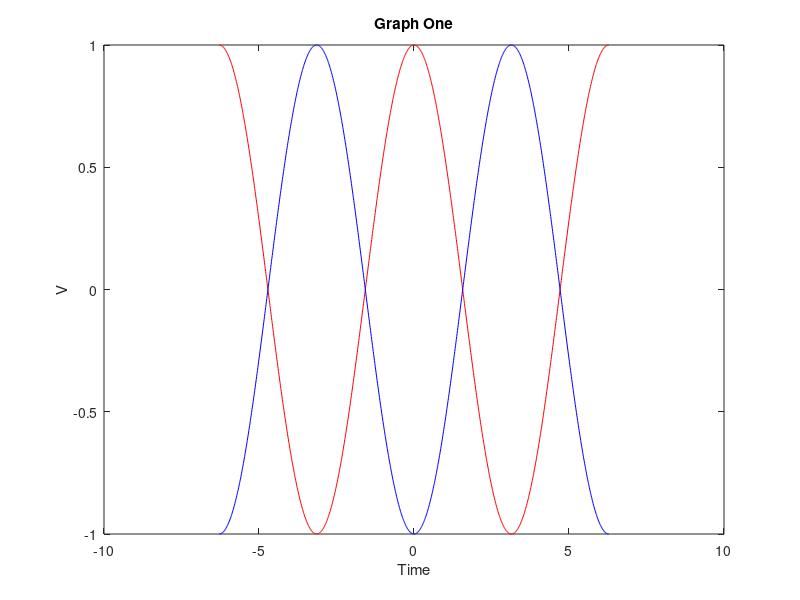
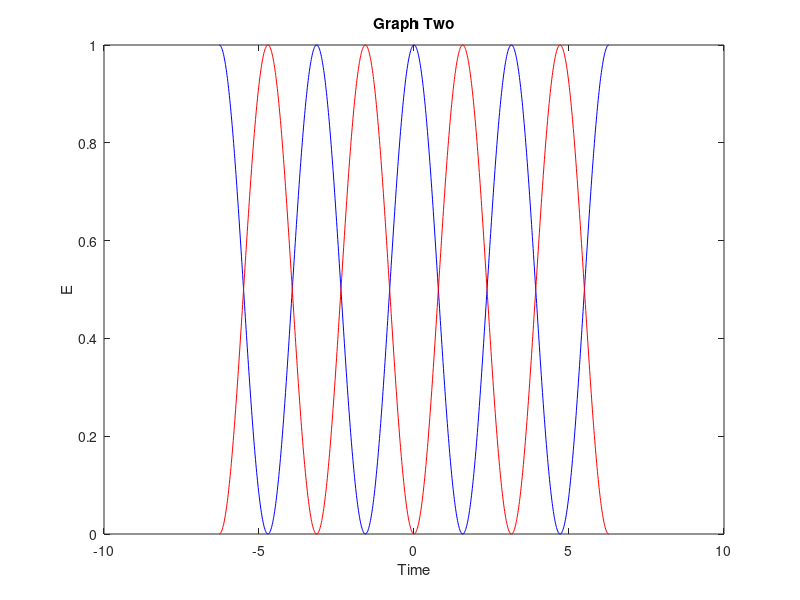

Reproduce these figures in MATLAB, in order.
clc;
clear;
t=linspace(-2*pi, 2*pi, 1000);
V=1;
w=1;
Vc=V*cos(w*t);
Vs=-V*cos(w*t);
figure;
plot(t,Vc,'r',t,Vs,'b');
xlabel(' Time ');
ylabel(' V ');
title(' Graph One ');

E0 = 1;
Ec = E0 * cos(w*t).^2;
El = E0 * sin(w*t).^2;
figure;
plot(t, Ec, 'b', t, El, 'r');
xlabel(' Time ');
ylabel(' E ');
title(' Graph Two ');